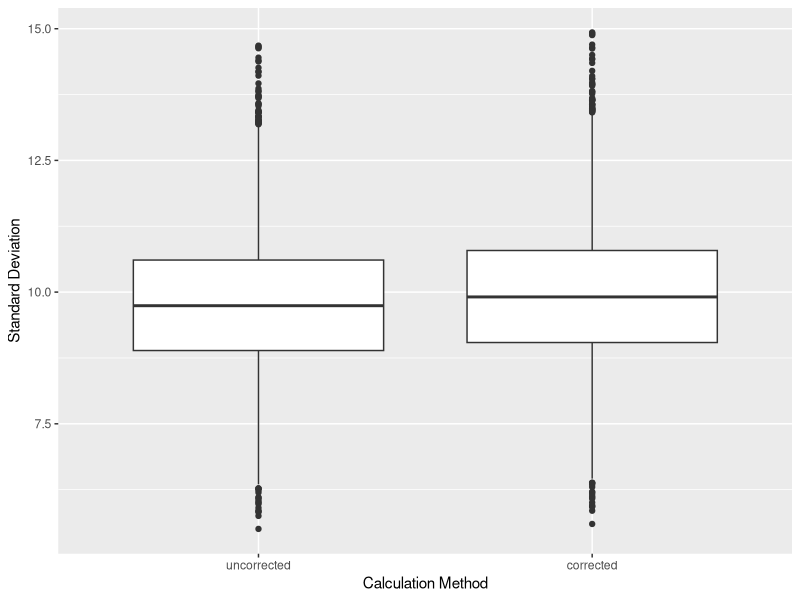
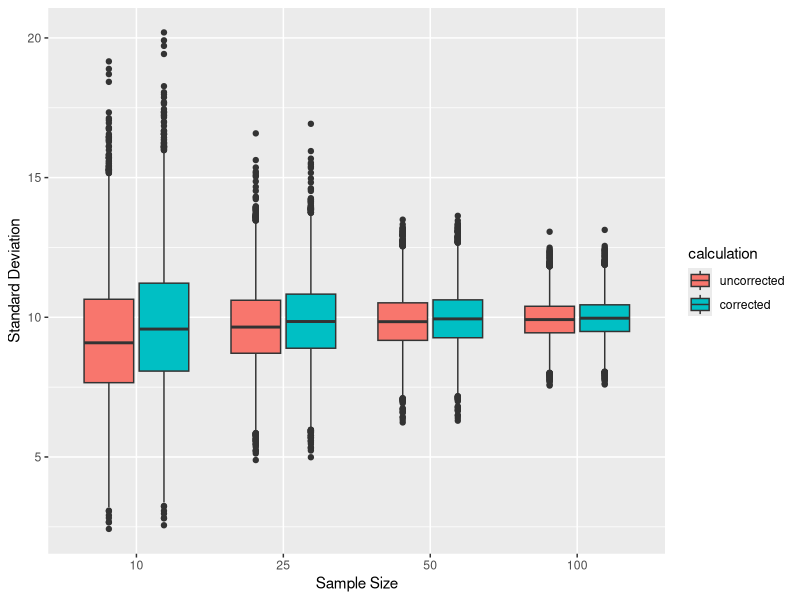

Recreate these plots in R, in order.
## ---- chunk 1
library(ggplot2)
library(reshape2)
set.seed(42)

numsamples <- 10000
mean <- 100
sd <- 10
n <- 30

simulation <- function(mean, sd, n, numsamples) {
  samples <- data.frame(uncorrected=rep(0, numsamples), 
                        corrected=rep(0, numsamples))
  
  for (i in 1:numsamples) {
    sample = rnorm(n, mean, sd)
    samples$uncorrected[i] = sqrt((1/n * sum((sample-mean(sample))^2)))
    samples$corrected[i] = sqrt((1/(n-1)) * sum((sample-mean(sample))^2))
  }
  
  return(samples)
}

samples<-simulation(mean, sd, n, numsamples)
samples<-melt(samples)
names(samples) <- c('calculation', 'standard_deviation')
plot <- ggplot(samples, aes(samples$calculation, samples$standard_deviation))
plot + geom_boxplot() + 
  ylab('Standard Deviation') + xlab('Calculation Method')
## ---- chunk 2
iter <- c(10, 25, 50, 100)
runs <- data.frame(uncorrected=rep(0, numsamples*length(iter)), 
                 corrected=rep(0, numsamples*length(iter)), 
                 sample_size = rep(factor(iter), each=numsamples))

for (i in 1:length(iter)) {
  samples <- simulation(mean, sd, iter[i], numsamples)
  runs$uncorrected[runs$sample_size == iter[i]]<-samples$uncorrected
  runs$corrected[runs$sample_size==iter[i]]<-samples$corrected
}

runs<-melt(runs, id.vars = 'sample_size')
names(runs)[c(2,3)] <- c('calculation', 'standard_deviation')

plot <- ggplot(runs, aes(runs$sample_size, runs$standard_deviation, 
                         fill=calculation))
plot + geom_boxplot() + 
  ylab('Standard Deviation') + xlab('Sample Size')
